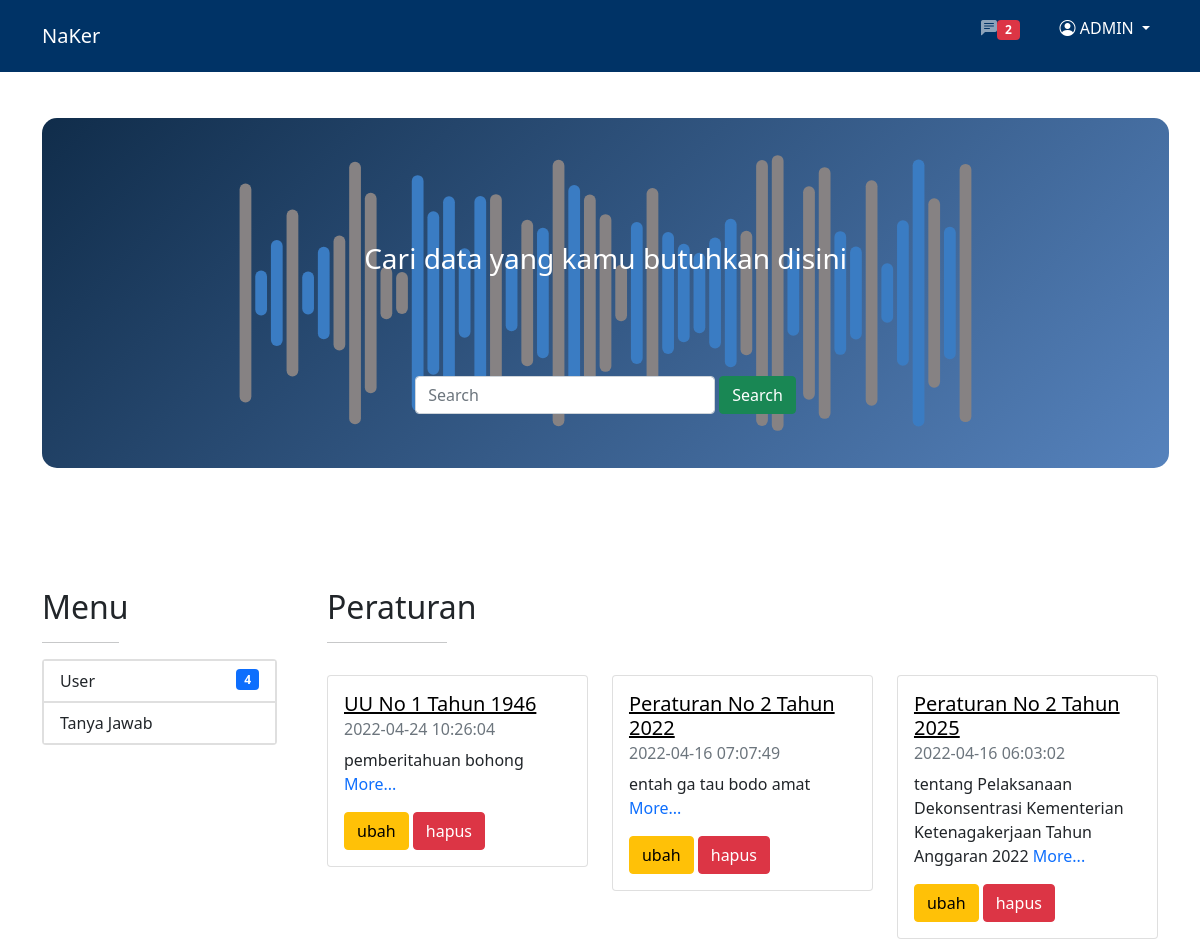
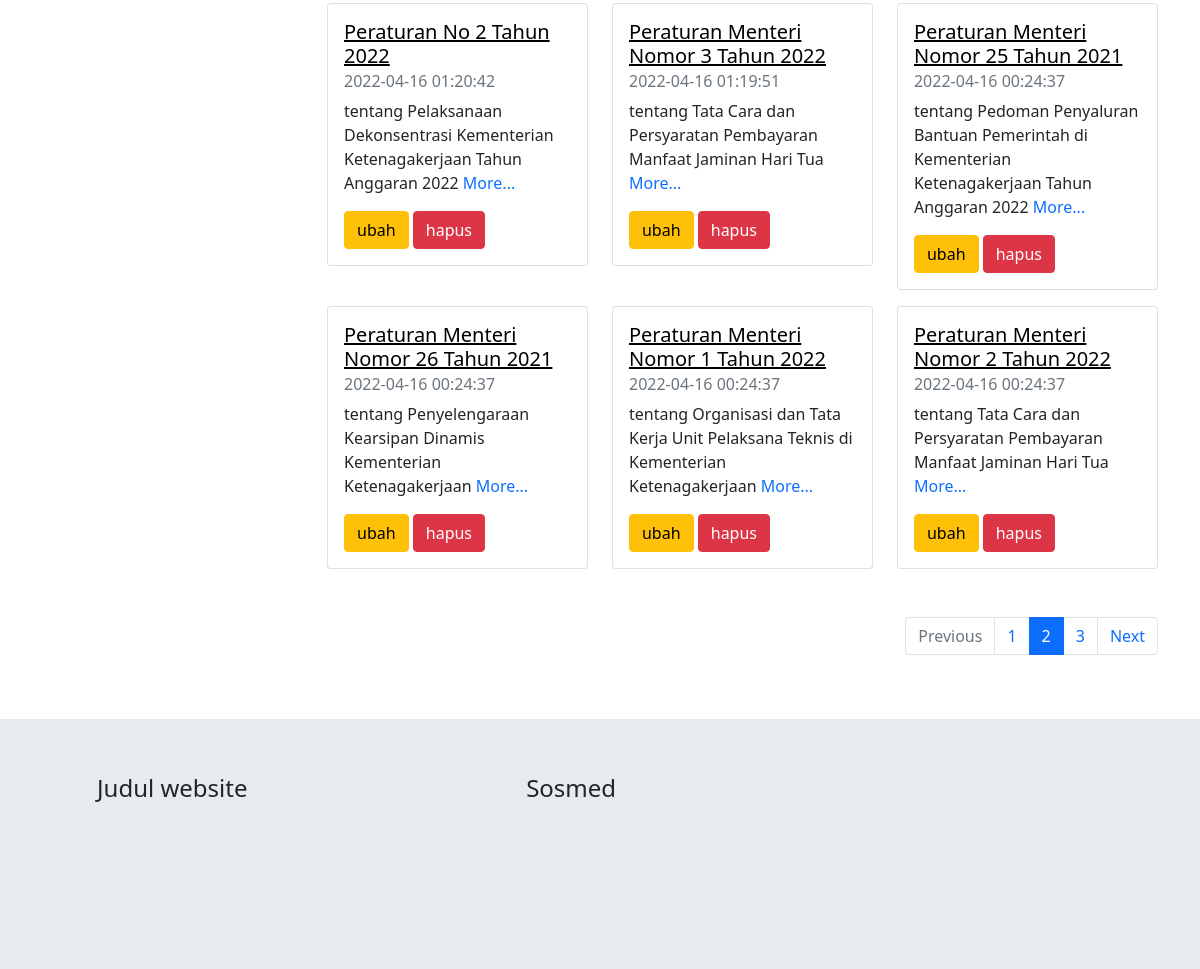
Screenshot of /public/admin (signed in) with the database file from the repository (2 pictures, top to bottom).
### tables this page shows
CREATE TABLE `users` (
  `id` int NOT NULL AUTO_INCREMENT,
  `name` varchar(128) DEFAULT NULL,
  `email` varchar(128) NOT NULL,
  `image` varchar(128) DEFAULT NULL,
  `password` varchar(255) NOT NULL,
  `gender` enum('Laki-laki','Perempuan','Other') DEFAULT NULL,
  `telp` varchar(20) DEFAULT NULL,
  `alamat` text,
  `role_id` int DEFAULT NULL,
  `is_active` tinyint DEFAULT NULL,
  `date_create` timestamp NULL DEFAULT CURRENT_TIMESTAMP,
  PRIMARY KEY (`id`),
  UNIQUE KEY `email` (`email`),
  KEY `fk_user_userRole` (`role_id`),
  CONSTRAINT `fk_user_userRole` FOREIGN KEY (`role_id`) REFERENCES `user_role` (`id`)
);

CREATE TABLE `contents` (
  `id` int NOT NULL AUTO_INCREMENT,
  `peraturan` varchar(128) NOT NULL,
  `tentang` varchar(255) NOT NULL,
  `content` text NOT NULL,
  `time_create` timestamp NULL DEFAULT CURRENT_TIMESTAMP,
  PRIMARY KEY (`id`)
);

### app/core/Controller.php (called while the page is built, shortened)
<?php
class Controller {
    public function view($view, $data = []) {
        require_once "../app/views/" . $view . '.php';
    }
    public function model($model) {
        return new $model;
    }
}

### app/controllers/Admin.php (called while the page is built, shortened)
<?php session_start();
class Admin extends Controller {
    public function index() {
        $data['page'] = "Home Admin | Naker";
        $data['contents'] = $this->model('Content_model')->getAll();
        $data['user'] = $this->model('User_model')->viewUser($_SESSION)[0];
        $data['count'] = $this->model('User_model')->countUser();
        $data['notify'] = $this->model('Qa_model')->countNotify();
        $this->view("admin/index", $data);
    }
}

### app/core/App.php (called while the page is built, shortened)
<?php
class App {
    private $method = 'index';
    private $parameter = [];
    public function __construct() {
        $this->controller = new $this->controller;
        call_user_func_array([$this->controller, $this->method], $this->parameter);
    }
}

### public/index.php (called while the page is built, shortened)
<?php
$app = new App();

### app/core/Database.php (called while the page is built, shortened)
<?php
class Database {
    private $host = DB_HOST;
    private $user = DB_USER;
    private $pass = DB_PASS;
    private $db_name = DB_NAME;
    private $connect;
    private $sql;
    public function __construct() {
        $source = "mysql:host=" . $this->host . ";dbname=" . $this->db_name;
        $options = [
            PDO::ATTR_PERSISTENT => true,
            PDO::ATTR_ERRMODE => PDO::ERRMODE_EXCEPTION
        ];
        try{
            $this->connect = new PDO($source, $this->user, $this->pass, $options);
        } catch(PDOException $e) {
            die($e->getMessage());
        }
    }
    public function query($sql) {
        $this->sql = $this->connect->prepare($sql);
    }
    public function execute() {
        $this->sql->execute();
    }
    public function resultSet() {
        $this->execute();
        return $this->sql->fetchAll(PDO::FETCH_ASSOC);
    }
    public function single() {
        $this->execute();
        return $this->sql->fetch(PDO::FETCH_ASSOC);
    }
}

### app/models/Qa_model.php (called while the page is built, shortened)
<?php
class Qa_model {
    private $db;
    public function __construct()
    {
        $this->db = new Database;
    }
    public function countNotify() {
        $sql = "SELECT count(id) AS notif FROM qa WHERE answer IS NULL";
        $this->db->query($sql);
        return $this->db->single();
    }
}

### app/models/User_model.php (called while the page is built, shortened)
<?php
class User_model {
    private $db;
    public function __construct()
    {
        $this->db = new Database;
    }
    public function viewUser($data) {
        $email = $data['data']['email'];
        $sql = "SELECT * FROM users WHERE email = '$email'";
        $this->db->query($sql);
        $user = $this->db->resultSet();
        return $user;
    }
    public function countUser() {
        $sql = "SELECT count(name) AS total FROM users WHERE role_id = 2";
        $this->db->query($sql);
        return $this->db->single();
    }
}

### app/models/Content_model.php (called while the page is built, shortened)
<?php
class Content_model {
    private $db;
    public function __construct()
    {
        $this->db = new Database;
    }
    public function getAll() {
        $this->db->query("SELECT * FROM contents ORDER BY id DESC");
        return $this->db->resultSet();
     }
}

### app/views/admin/index.php (the view, shortened to what this page needs)
<nav class="navbar fixed-top navbar-expand-lg navbar-dark" style="background-color: #003366;">
  <div class="container">
    <a class="navbar-brand" href="<?= BASEURL ?>admin">NaKer</a>
      <div class="navbar-nav">
        <a class="nav-link mx-4" aria-current="page" href="<?= BASEURL ?>qa/admin"><i class="bi bi-chat-left-text-fill fa-1x"></i><span class="badge bg-danger"><?= $data['notify']['notif']; ?></span>
        </a>
        <div class="dropdown">
            <p class="nav-link active dropdown-toggle" type="button" id="dropdownMenuButton1" data-bs-toggle="dropdown" aria-expanded="false">
            <i class="bi bi-person-circle fa-1x"></i> <?= $data['user']['name']; ?>
            </p>
        </div>
      </div>
  </div>
</nav>
<section style="padding-top: 70px;">
    <div class="container mt-5">
        <div class="box">
            <br>
            <h3 style="color: white; padding-top: 100px;" class="text-center">Cari data yang kamu butuhkan disini</h3>
            <form action="<?= BASEURL ?>admin/cari/#here" method="POST" class="d-flex justify-content-center" style="margin-top: 100px;">
                <input class="form-control me-1" type="search" name="keyword" placeholder="Search" aria-label="Search" style="width: 300px;" autocomplete="off" autofocus>
                <button id="here" class="btn btn-success" type="submit" name="submit">Search</button>
            </form>
        </div>
    </div>
</section>
<section>
    <div class="container mt-5">
        <div class="row justify-content-center">
            <div class="col-md-3 rmf">
                <h2 class="mt-5">Menu</h2>
                <hr width="77px">
                <div class="row">
                    <div class="col">
                        <div class="card" style="width: 18rem; width: 90%" >
                            <ul class="list-group list-group-flush">
                                <a href="<?= BASEURL ?>admin/listUser" style="text-decoration:none;"><li class="list-group-item d-flex justify-content-between align-items-start">
                                User <span class="badge bg-primary text-right"><?= $data['count']['total']; ?></span></li></a>
                                <a href="<?= BASEURL ?>admin/qa" style="text-decoration:none;"><li class="list-group-item d-flex justify-content-between align-items-start">
                                Tanya Jawab</li></a>
                            </ul>
                        </div>
                    </div>
                </div>
            </div>
            <div class="col-md-9">
                <h2 class="mt-5">Peraturan</h2>
                <hr width="120px">
                <div class="row">
                    <?php foreach($data['contents'] as $d) : ?>
                    <div class="col-md-4 mt-3">
                        <div class="card">
                            <div class="card-body">
                                <a href="<?= BASEURL ?>Content/admin/<?= $d['id']; ?>" style="color: black;"><h5 class="card-title"><?= $d['peraturan']; ?></h5></a>
                                <h6 class="card-subtitle mb-2 text-muted"><?= $d['time_create']; ?></h6>
                                <p class="card-text"><?= $d['tentang']; ?> <a href="<?= BASEURL ?>Content/admin/<?= $d['id']; ?>" style="text-decoration: none;">More...</a></p>
                                <a href="<?= BASEURL ?>admin/edit/<?= $d['id']; ?>" class="btn btn-warning">ubah</a>
                                <a href="<?= BASEURL ?>admin/hapus/<?= $d['id']; ?>" class="btn btn-danger" onclick="return confirm('apakah anda yakin ingin menghapus?')">hapus</a>
                            </div>
                        </div>
                    </div>
                    <?php endforeach; ?>
                </div>
            </div>
        <nav aria-label="Page navigation example" class="mt-5">
            <ul class="pagination justify-content-end">
                <li class="page-item disabled">
                    <a class="page-link" href="#" tabindex="-1">Previous</a>
                </li>
                <li class="page-item"><a class="page-link" href="#">1</a></li>
                <li class="page-item active"><a class="page-link" href="#">2</a></li>
                <li class="page-item"><a class="page-link" href="#">3</a></li>
                <li class="page-item">
                    <a class="page-link" href="#">Next</a>
                </li>
            </ul>
        </nav>
    </div>
</section>
<div class="ftr mt-5">
    <div class="container ">
        <div class="row p">
            <div class="col-md-4 ">
                <h4>Judul website</h4>
            </div>
            <div class="col-md-6 offset-1">
                <h4>Sosmed</h4>
            </div>
        </div>
    </div>
</div>

### public/css/style.css (style rules this page uses)
section div.container div.box { margin: auto; width: 101%; height: 350px; background-color: grey; border-radius: 15px; background-image: url('../img/Wave.svg'); background-size: cover; background-position: center; }
div.ftr { background-color: #E6EBF0; height: 250px; }
.p { padding: 55px; }

### rows the page displays
users: name "ADMIN"
contents: peraturan "UU No 1 Tahun 1946", time_create "2022-04-24 10:26:04", tentang "pemberitahuan bohong"
contents: peraturan "Peraturan No 2 Tahun 2022", time_create "2022-04-16 07:07:49", tentang "entah ga tau bodo amat"
contents: peraturan "Peraturan No 2 Tahun 2025", time_create "2022-04-16 06:03:02", tentang "tentang Pelaksanaan Dekonsentrasi Kementerian Ketenagakerjaan Tahun Anggaran 2022"
contents: peraturan "Peraturan No 2 Tahun 2022", time_create "2022-04-16 01:20:42", tentang "tentang Pelaksanaan Dekonsentrasi Kementerian Ketenagakerjaan Tahun Anggaran 2022"
contents: peraturan "Peraturan Menteri Nomor 3 Tahun 2022", time_create "2022-04-16 01:19:51", tentang "tentang Tata Cara dan Persyaratan Pembayaran Manfaat Jaminan Hari Tua"
contents: peraturan "Peraturan Menteri Nomor 25 Tahun 2021", time_create "2022-04-16 00:24:37", tentang "tentang Pedoman Penyaluran Bantuan Pemerintah di Kementerian Ketenagakerjaan Tahun Anggaran 2022"
contents: peraturan "Peraturan Menteri Nomor 26 Tahun 2021", time_create "2022-04-16 00:24:37", tentang "tentang Penyelengaraan Kearsipan Dinamis Kementerian Ketenagakerjaan"
contents: peraturan "Peraturan Menteri Nomor 1 Tahun 2022", time_create "2022-04-16 00:24:37", tentang "tentang Organisasi dan Tata Kerja Unit Pelaksana Teknis di Kementerian Ketenagakerjaan"
contents: peraturan "Peraturan Menteri Nomor 2 Tahun 2022", time_create "2022-04-16 00:24:37", tentang "tentang Tata Cara dan Persyaratan Pembayaran Manfaat Jaminan Hari Tua"

### other values shown
$data['notify']['notif'] "2"
$data['count']['total'] "4"
